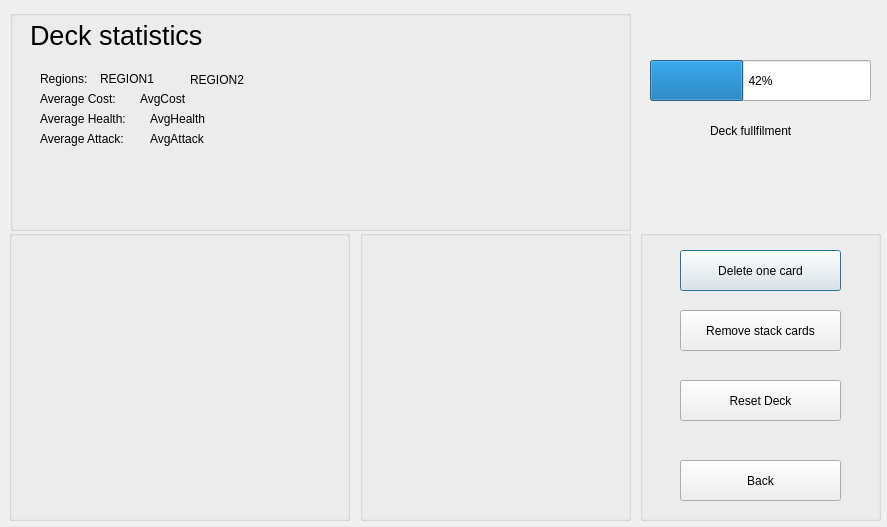
<?xml version="1.0" encoding="UTF-8"?>
<ui version="4.0">
 <class>DeckWindow</class>
 <widget class="QDialog" name="DeckWindow">
  <property name="enabled">
   <bool>true</bool>
  </property>
  <property name="geometry">
   <rect>
    <x>0</x>
    <y>0</y>
    <width>887</width>
    <height>527</height>
   </rect>
  </property>
  <property name="windowTitle">
   <string>Dialog</string>
  </property>
  <widget class="QGroupBox" name="Statystyki">
   <property name="geometry">
    <rect>
     <x>10</x>
     <y>10</y>
     <width>621</width>
     <height>221</height>
    </rect>
   </property>
   <property name="title">
    <string/>
   </property>
   <widget class="QLabel" name="Title">
    <property name="geometry">
     <rect>
      <x>20</x>
      <y>10</y>
      <width>361</width>
      <height>31</height>
     </rect>
    </property>
    <property name="font">
     <font>
      <pointsize>20</pointsize>
     </font>
    </property>
    <property name="text">
     <string>Deck statistics</string>
    </property>
   </widget>
   <widget class="QLabel" name="Regions_T">
    <property name="geometry">
     <rect>
      <x>30</x>
      <y>60</y>
      <width>59</width>
      <height>18</height>
     </rect>
    </property>
    <property name="text">
     <string>Regions:</string>
    </property>
   </widget>
   <widget class="QLabel" name="Region1">
    <property name="geometry">
     <rect>
      <x>90</x>
      <y>60</y>
      <width>61</width>
      <height>18</height>
     </rect>
    </property>
    <property name="text">
     <string>REGION1</string>
    </property>
   </widget>
   <widget class="QLabel" name="Cost_T">
    <property name="geometry">
     <rect>
      <x>30</x>
      <y>80</y>
      <width>111</width>
      <height>18</height>
     </rect>
    </property>
    <property name="text">
     <string>Average Cost:</string>
    </property>
   </widget>
   <widget class="QLabel" name="Cost">
    <property name="geometry">
     <rect>
      <x>130</x>
      <y>80</y>
      <width>91</width>
      <height>18</height>
     </rect>
    </property>
    <property name="text">
     <string>AvgCost</string>
    </property>
   </widget>
   <widget class="QLabel" name="Region2">
    <property name="geometry">
     <rect>
      <x>180</x>
      <y>60</y>
      <width>61</width>
      <height>20</height>
     </rect>
    </property>
    <property name="text">
     <string>REGION2</string>
    </property>
   </widget>
   <widget class="QLabel" name="Health_T">
    <property name="geometry">
     <rect>
      <x>30</x>
      <y>100</y>
      <width>101</width>
      <height>18</height>
     </rect>
    </property>
    <property name="text">
     <string>Average Health:</string>
    </property>
   </widget>
   <widget class="QLabel" name="Health">
    <property name="geometry">
     <rect>
      <x>140</x>
      <y>100</y>
      <width>91</width>
      <height>18</height>
     </rect>
    </property>
    <property name="text">
     <string>AvgHealth</string>
    </property>
   </widget>
   <widget class="QLabel" name="Attack_T">
    <property name="geometry">
     <rect>
      <x>30</x>
      <y>120</y>
      <width>101</width>
      <height>18</height>
     </rect>
    </property>
    <property name="text">
     <string>Average Attack:</string>
    </property>
   </widget>
   <widget class="QLabel" name="Attack">
    <property name="geometry">
     <rect>
      <x>140</x>
      <y>120</y>
      <width>91</width>
      <height>18</height>
     </rect>
    </property>
    <property name="text">
     <string>AvgAttack</string>
    </property>
   </widget>
  </widget>
  <widget class="QGroupBox" name="groupBox_2">
   <property name="geometry">
    <rect>
     <x>360</x>
     <y>230</y>
     <width>271</width>
     <height>291</height>
    </rect>
   </property>
   <property name="title">
    <string/>
   </property>
   <widget class="QLabel" name="pic">
    <property name="geometry">
     <rect>
      <x>10</x>
      <y>40</y>
      <width>241</width>
      <height>241</height>
     </rect>
    </property>
    <property name="text">
     <string/>
    </property>
   </widget>
  </widget>
  <widget class="QGroupBox" name="groupBox_3">
   <property name="geometry">
    <rect>
     <x>640</x>
     <y>230</y>
     <width>241</width>
     <height>291</height>
    </rect>
   </property>
   <property name="title">
    <string/>
   </property>
   <widget class="QPushButton" name="DeleteCard_B">
    <property name="geometry">
     <rect>
      <x>40</x>
      <y>20</y>
      <width>161</width>
      <height>41</height>
     </rect>
    </property>
    <property name="text">
     <string>Delete one card</string>
    </property>
   </widget>
   <widget class="QPushButton" name="Back_B">
    <property name="geometry">
     <rect>
      <x>40</x>
      <y>230</y>
      <width>161</width>
      <height>41</height>
     </rect>
    </property>
    <property name="text">
     <string>Back</string>
    </property>
   </widget>
   <widget class="QPushButton" name="RemoveStack_B">
    <property name="geometry">
     <rect>
      <x>40</x>
      <y>80</y>
      <width>161</width>
      <height>41</height>
     </rect>
    </property>
    <property name="text">
     <string>Remove stack cards</string>
    </property>
   </widget>
   <widget class="QPushButton" name="ResetDeck_B">
    <property name="geometry">
     <rect>
      <x>40</x>
      <y>150</y>
      <width>161</width>
      <height>41</height>
     </rect>
    </property>
    <property name="text">
     <string>Reset Deck</string>
    </property>
   </widget>
  </widget>
  <widget class="QLabel" name="label">
   <property name="geometry">
    <rect>
     <x>710</x>
     <y>110</y>
     <width>111</width>
     <height>41</height>
    </rect>
   </property>
   <property name="text">
    <string>Deck fullfilment</string>
   </property>
  </widget>
  <widget class="QProgressBar" name="deckFill">
   <property name="geometry">
    <rect>
     <x>650</x>
     <y>60</y>
     <width>221</width>
     <height>41</height>
    </rect>
   </property>
   <property name="maximum">
    <number>40</number>
   </property>
   <property name="value">
    <number>17</number>
   </property>
  </widget>
  <widget class="QGroupBox" name="CardsInDeck">
   <property name="geometry">
    <rect>
     <x>9</x>
     <y>230</y>
     <width>341</width>
     <height>291</height>
    </rect>
   </property>
   <property name="title">
    <string/>
   </property>
  </widget>
 </widget>
 <resources/>
 <connections/>
</ui>
